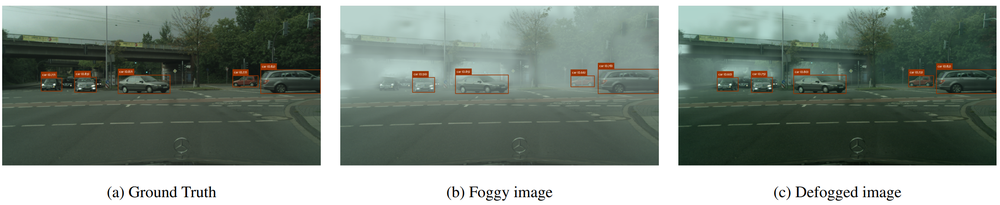
#> input picture assets/defog_example.png, 1000 x 205 px, shrunk from 2307 x 473 before the run
$ python -i image_editing.py   (imports and definitions only)
#> lines starting #> are read from the running program, lines starting #| are printed output that depends on the picture
#> further down, picture is the input picture: PIL image 1000x205 RGB; mean R, G, B 127.1, 138.8, 130.1
from PIL import Image

def split_image_in_half(img):
    # Get dimensions
    # Force RGB (drop alpha channel safely)
    if img.mode == "RGBA":
        img = img.convert("RGB")
    width, height = img.size
#> width = 1000; height = 205

    # Compute the middle point
    mid = width // 2
#> mid = 500

    # Split into left and right halves
    left_half = img.crop((0, 0, mid, height))
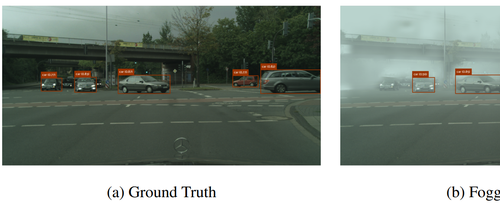
#> left_half: PIL image 500x205 RGB; mean R, G, B 129.2, 138.8, 130.6
    right_half = img.crop((mid, 0, width, height))
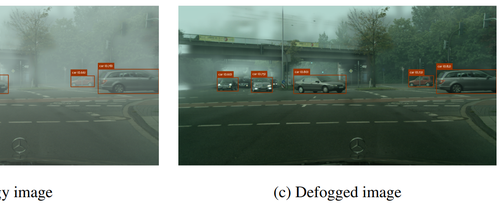
#> right_half: PIL image 500x205 RGB; mean R, G, B 125.1, 138.8, 129.6

    return left_half, right_half

def merge_images_horizontally(img1, img2):
    # Ensure both images have the same height
    if img1.height != img2.height:
        raise ValueError("Images must have the same height to merge horizontally.")

    # Create a new blank image with combined width
    total_width = img1.width + img2.width
    merged_image = Image.new('RGB', (total_width, img1.height))

    # Paste the two images side by side
    merged_image.paste(img1, (0, 0))
    merged_image.paste(img2, (img1.width, 0))

    merged_image.show()

    return merged_image

>>> from PIL import Image
>>> picture = Image.open('../../../assets/defog_example.png')
>>> result = split_image_in_half(picture)
